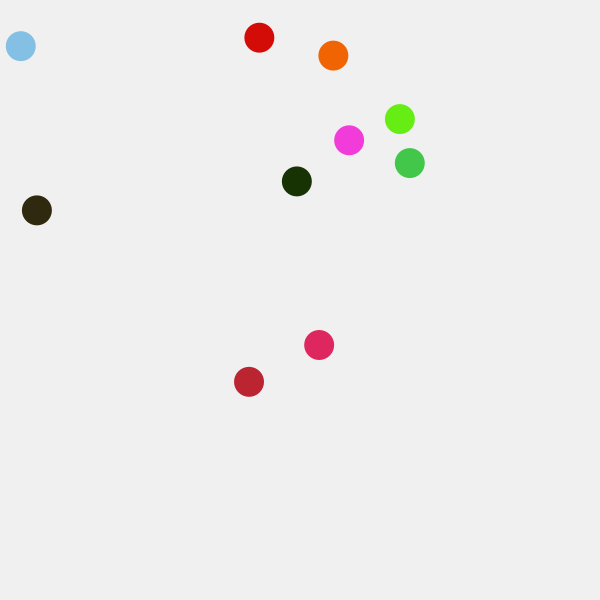
Frame 1 (no input)
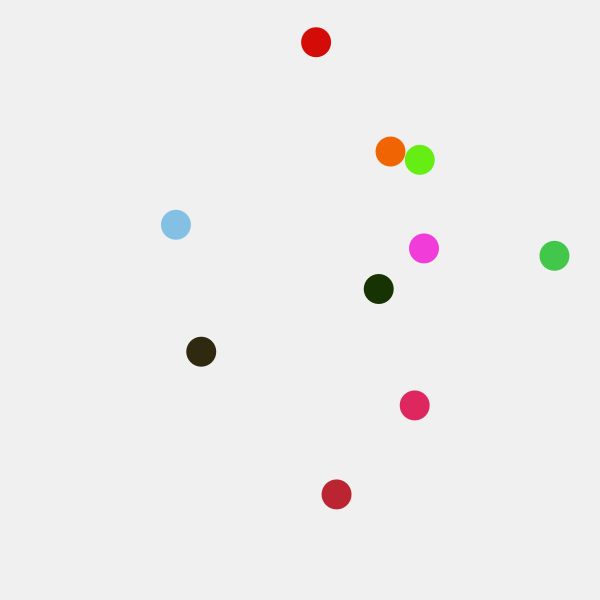
Frame 60 (the mouse pressed at the canvas centre just before this capture)
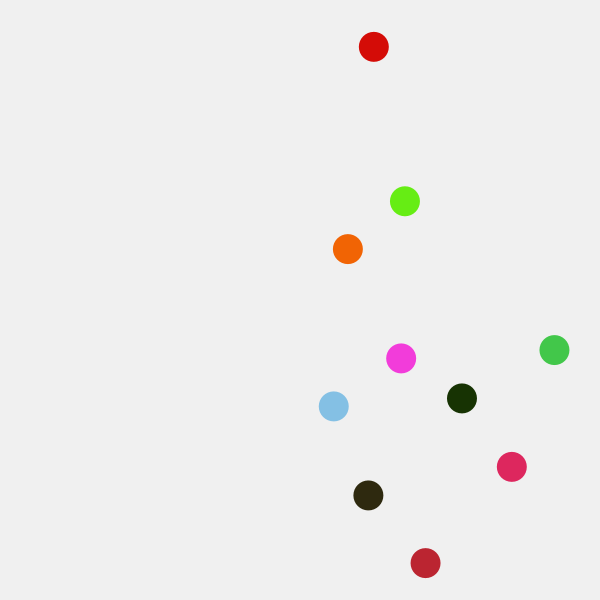
Frame 120 (the mouse held since frame 60 and released just before this capture)

The Processing sketch that drew these frames (run headless with seeded random() and noise(); from frame 60 on, the mouse is pressed at the canvas centre):

// Processing sketch: processing_167099
// ── processing_167099.pde

// Number of objects to draw in the sketch
int numberOfObjects = 10;

//Declaring the array
Object obj[] = new Object[numberOfObjects];

//Define size of the sketch
void setup () {
  
  size (600, 600);
  noStroke();
  smooth();
  rectMode(CENTER);
  
  // Creates all the objects
  for (int i = 0; i<obj.length; i++){
     obj[i] = new Object();
  }
}

// Draw stuff and updates each frame
void draw () {
  background (240);
  
  // Get every object in the scene to prepare the collision
  for (int i = 0; i < obj.length; i++) {
    
    for (int j = i; j < obj.length; j++) {
      
      // Check collision between the objects
      if (obj[i].isCollidingWith(obj[j])) {
        
        obj[i].bounceWith(obj[j]);
        
      }
    }
  }   
  
  // Make the objects draw and move in the sketch by calling all the functions in the Object class
  for (int i = 0; i <obj.length; i++){
   
     obj[i].drawObj(2);
     obj[i].updateMovement();
     obj[i].verifyCollision();    
  }
  
}
// Declaring the Object class
class Object {
  
  int objSize;                           // Size of the object
  PVector objPos = new PVector(0,0);     // Position of the object
  PVector objSpeed = new PVector(0,0);   // Speed of the object
  float Color1, Color2, Color3;          // Colors of the object
  
  Object(){
     
     // Define the variables
     objPos.x = random(width  - 60);
     objPos.y = random(height - 60) ;
     objSize = 30;
     Color1 = random(255);
     Color2 = random(255);
     Color3 = random(255);
     objSpeed.x = random(4);
     objSpeed.y = random(4);
    
  }
  
  // Compare the position of the current object with the new one created and returns a boolean
  boolean isCollidingWith(Object obj)  {
    
    return dist(objPos.x, objPos.y, obj.objPos.x, obj.objPos.y) < (objSize + obj.objSize) / 2;
    
  }
  
  // Make the object bounce by changing the direction on the x axis
  void bounceWith(Object obj)  {
    
     objSpeed.x *= -1;
     obj.objSpeed.x *= -1;
     
  }
  
  //Draw the object and color. You can also set if it will draw a circle or a square.
  void drawObj(float a){
    
    fill(Color1, Color2, Color3);

    if (a != 0 && a != 1) a = 0;
    if (a == 0) ellipse (objPos.x, objPos.y, objSize, objSize);
    if (a == 1) rect (objPos.x, objPos.y, objSize, objSize);
    
  }
  
  //Make the object move
  void updateMovement() {
   
    objPos.x += objSpeed.x;
    objPos.y += objSpeed.y;
    
  }
  
  //Verify collision with the boundaries of the sketch
  void verifyCollision() {
    
     if (objPos.x - objSize/2 < 0 || objPos.x + objSize/2 > width){
       objSpeed.x *=-1;   
     } 
    
     if (objPos.y - objSize/2 < 0 || objPos.y + objSize/2 > height){
       objSpeed.y *=-1;   
     } 
    
  }
    
}
